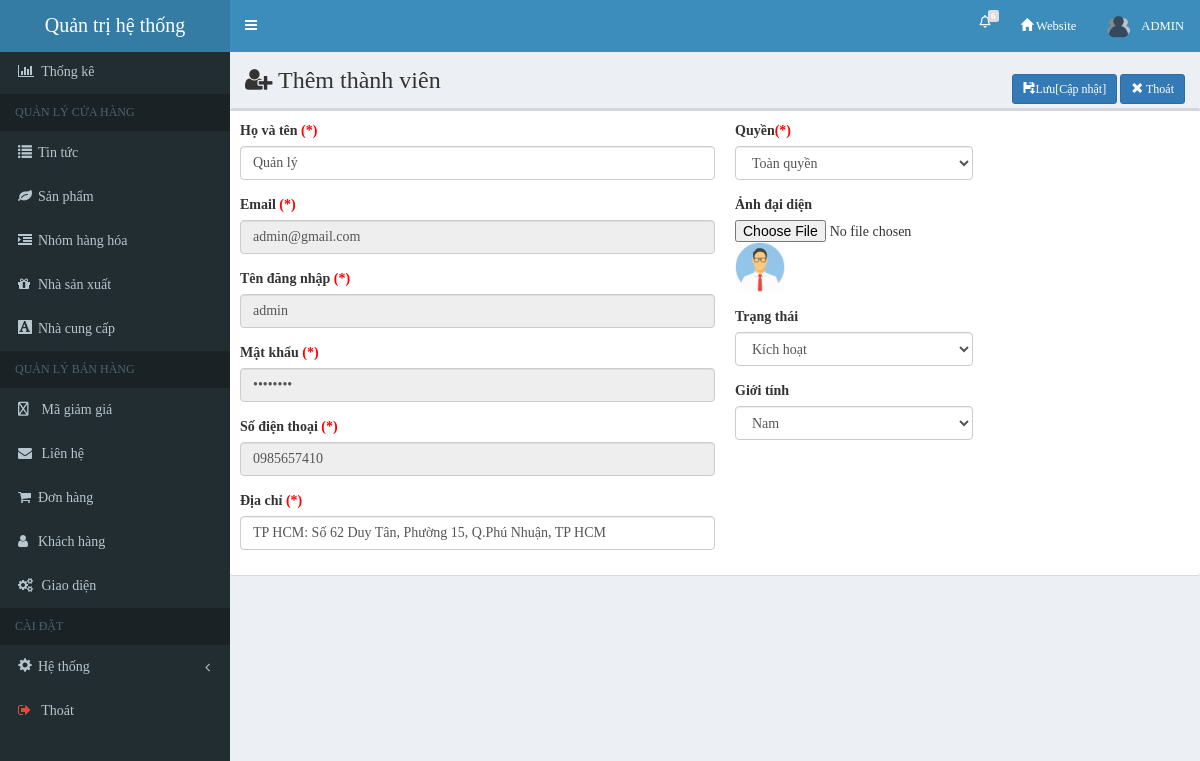
The app's page /shopbanhangcongnghe/admincp/index.php?quanly=quanlynhanvien&ac=sua&id=1 (signed in) with its own data.
### tables this page shows
CREATE TABLE `nhanvien` (
  `msnv` int(11) NOT NULL,
  `hotennv` varchar(255) NOT NULL,
  `username` varchar(255) NOT NULL,
  `password` varchar(255) NOT NULL,
  `chucvu` int(11) NOT NULL,
  `img` varchar(100) NOT NULL,
  `email` varchar(100) NOT NULL,
  `phone` varchar(13) NOT NULL,
  `diachi` varchar(255) NOT NULL,
  `gender` int(11) NOT NULL,
  `status` int(11) NOT NULL,
  `created` timestamp NOT NULL DEFAULT current_timestamp() ON UPDATE current_timestamp()
);

### shopbanhangcongnghe/admincp/modules/quanlynhanvien/sua.php (the view, shortened to what this page needs)
<?php
    $sql="select * from nhanvien where msnv='$_GET[id]'";
    $conn=mysqli_connect($tenmaychu,$tentaikhoan,$pass,$csdl);
    $run=mysqli_query($conn,$sql);
    if($run){
        $dong=mysqli_fetch_array($run);
?>
<form action="modules/quanlynhanvien/xuly.php?id=<?php echo $dong['msnv']?>" method="POST" enctype="multipart/form-data">
    <div class="content-wrapper" style="min-height: 636px;">
        <section class="content-header">
            <h1><i class="fa fa-user-plus"></i> Thêm thành viên</h1>
            <div class="breadcrumb">
                <button type="submit" class="btn btn-primary btn-sm" name="sua" rol="button">
                    <span class="glyphicon glyphicon-floppy-save"></span>Lưu[Cập nhật]
                </button>
                <a class="btn btn-primary btn-sm" href="index.php?quanly=quanlynhanvien&ac=lietke" role="button">
                    <span class="glyphicon glyphicon-remove do_nos"></span> Thoát
                </a>
            </div>
        </section>
        <section class="content">
            <div class="row">
                <div class="col-md-12">
                    <div class="box" id="view">
                        <div class="box-body">
                            <div class="col-md-6" style="margin-right: 20px;">
                                <div class="form-group">
                                    <label>Họ và tên <span class="maudo">(*)</span></label>
                                    <input type="text" class="form-control" name="hotennv" value="<?php echo $dong['hotennv']?>">
                                </div>
                                <div class="form-group">
                                    <label>Email <span class="maudo">(*)</span></label>
                                    <input type="email" class="form-control" name="email" value="<?php echo $dong['email']?>" disabled>
                                </div>
                                <div class="form-group">
                                    <label>Tên đăng nhập <span class="maudo">(*)</span></label>
                                    <input type="text" class="form-control" name="username" value="<?php echo $dong['username']?>" disabled >
                                </div>
                                <div class="form-group">
                                    <label>Mật khẩu <span class="maudo">(*)</span></label>
                                    <input type="password" class="form-control" name="password" value="<?php echo $dong['password']?>" disabled>
                                </div>
                                <div class="form-group">
                                    <label>Số điện thoại <span class="maudo">(*)</span></label>
                                    <input type="text" class="form-control" name="phone" value="<?php echo $dong['phone']?>" disabled>
                                </div>
                                <div class="form-group">
                                    <label>Địa chỉ <span class="maudo">(*)</span></label>
                                    <input type="text" class="form-control" name="diachi" value="<?php echo $dong['diachi']?>">
                                </div>
                            </div>
                            <div class="col-md-3">
                                <div class="form-group">
                                    <label>Quyền<span class="maudo">(*)</span></label>
                                    <?php
                                        $sql_role=mysqli_query($conn,"select * from user_group");
                                     ?>
                                    <select name="chucvu" class="form-control">
                                        <?php
                                            if($sql_role){
                                            while($dong_role = mysqli_fetch_array($sql_role)){
                                                if($dong_role['id_usergroup'] == $dong['chucvu']){
                                        ?>
                                        <option selected="selected" value="<?php echo $dong_role['id_usergroup']?>">
                                            <?php echo $dong_role['name']; ?>
                                        </option>
                                        <?php
                                            }else{
                                        ?>
                                        <option  value="<?php echo $dong_role['id_usergroup']?>">
                                            <?php echo $dong_role['name']; ?>
                                        </option>
                                        <?php
                                                }
                                            }
                                        }
                                        ?>
                                    </select>
                                </div>
                                <div class="form-group">
                                    <label>Ảnh đại diện</label>
                                    <input type="file" id="image_list" name="img">
                                    <img src="modules/quanlynhanvien/uploads/<?php echo $dong['img'] ?>" width="50" height="50">
                                </div>
                                <div class="form-group">
                                    <label>Trạng thái</label>
                                    <select name="status" class="form-control">
                                        <?php
                                            if($dong['status']==1){
                                        ?>
                                            <option selected="selected" value="1">Kích hoạt</option>
                                        <?php
                                            }else{
                                        ?>
                                            <option value="1">Kích hoạt</option>
                                            <option selected="selected" value="0">Chưa kích hoạt</option>
                                        <?php
                                            }
                                        ?>
                                    </select>
                                </div>
                                <div class="form-group">
                                    <label>Giới tính</label>
                                    <select name="gender" class="form-control">
                                    <?php if($dong['gender'] == 1) { ?>
                                        <option selected="selected" value="1">Nam</option>
                                    <?php }else{ ?>
                                        <option  value="1">Nam</option>
                                        <option selected="selected" value="2">Nữ</option>
                                    <?php } ?>
                                    </select>
                                </div>
                            </div>
                        </div>
                    </div>
                </div>
          </div>
        </section>
    </div>
</form>
<?php
    }
?>

### shopbanhangcongnghe/admincp/css/style.css (style rules this page uses)
@media (min-width: 768px) { .container-fluid,.col-lg-1, .col-lg-10, .col-lg-11, .col-lg-12, .col-lg-2, .col-lg-3, .col-lg-4, .col-lg-5, .col-lg-6, .col-lg-7, .col-lg-8, .col-lg-9, .col-md-1, .col-md-10, .col-md-11, .col-md-12, .col-md-2, .col-md-3, .col-md-4, .col-md-5, .col-md-6, .col-md-7, .col-md-8, .col-md-9, .col-sm-1, .col-sm-10, .col-sm-11, .col-sm-12, .col-sm-2, .col-sm-3, .col-sm-4, .col-sm-5, .col-sm-6, .col-sm-7, .col-sm-8, .col-sm-9, .col-xs-1, .col-xs-10, .col-xs-11, .col-xs-12, .col-xs-2, .col-xs-3, .col-xs-4, .col-xs-5, .col-xs-6, .col-xs-7, .col-xs-8, .col-xs-9 { position: relative; min-height: 1px; padding-right: 0px !important; padding-left: 0px !important; } }
* { font-family: Roboto, sans-serif; margin: 0; padding: 0; }
a { color: #000; text-decoration: none; }
* { font-family:tahoma; }
select { border-radius: 0; }
input, button, select, textarea { font-family: inherit; font-size: inherit; line-height: inherit; }
input { line-height: normal; }
button, input, optgroup, select, textarea { margin: 0; font: inherit; color: inherit; }

### shopbanhangcongnghe/admincp/index.php (style rules this page uses)
.content-header h1, th, label { color: #333; }
label { font-weight: 600 !important; }
.maudo { color: red }

### records on screen
nhanvien: hotennv "Quản lý", email "admin@gmail.com", username "admin", phone "0985657410", diachi "TP HCM: Số 62 Duy Tân, Phường 15, Q.Phú Nhuận, TP HCM", img (picture), status "Kích hoạt", gender "Nam"

### other values on screen
$count1+$count2 "6"
form field chucvu "Toàn quyền"
